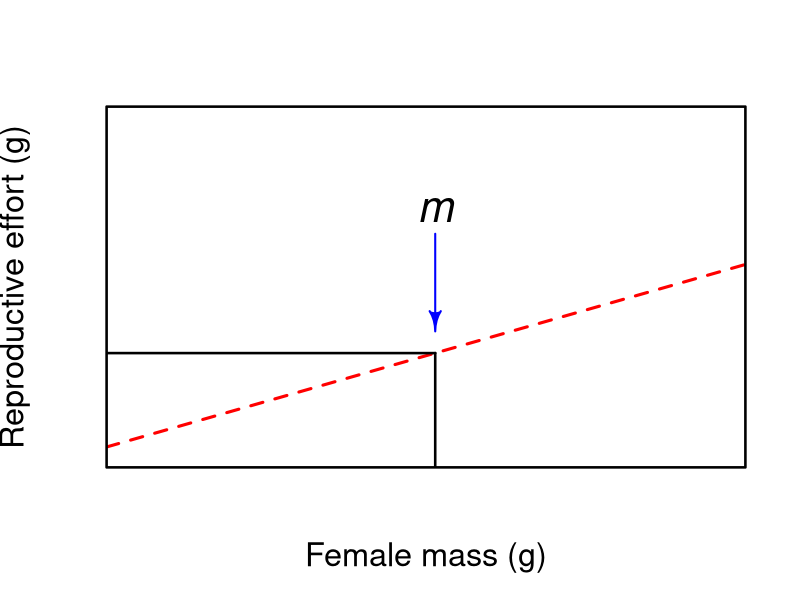

Reproduce this figure in R.
## ---- chunk 1

library(shape)

x <- rnorm(100, 5, 2)
y <- rnorm(100, 2, 1)

par(bg='transparent', cex.lab = 1.5, cex = 1.3)

plot(y ~ x, axes=FALSE, type = 'n', xlab = 'Female mass (g)', ylab = 'Reproductive effort (g)', pch = 16, col = 'black')
abline(a = 0.2, b = 0.2, lwd = 3, lty = 2, col = 'red')
segments(5, -2, 5, 1.2, lwd = 2.5)
segments(5, 1.2, -2, 1.2, lwd = 2.5)
Arrows(5, 2.7, 5, 1.6, lwd = 2, col = 'blue')
text(x = 5, y = 3, substitute(paste(italic('m'))), cex = 2)
box(lwd = 2.5)

